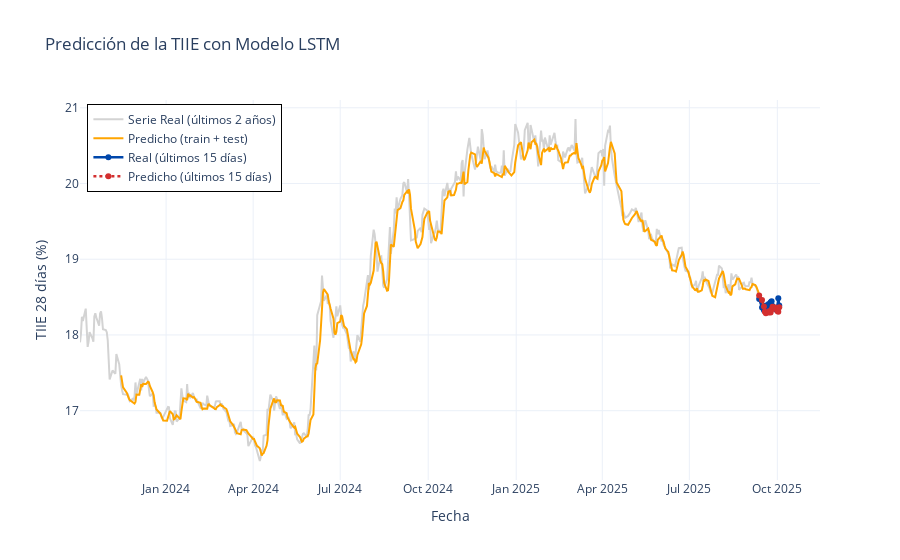

The notebook cell this image was saved under:
### Code cell
import plotly.graph_objects as go
# (Esto es lo que ya tenías, solo renombramos 'resultados' a 'df_pred')

y_pred_scaled = model.predict(X_test)
y_pred = scaler.inverse_transform(y_pred_scaled)
y_test_real = scaler.inverse_transform(y_test.reshape(-1, 1))

# DataFrame con los resultados del test
df_pred = pd.DataFrame({
    'Real': y_test_real.flatten(), 
    'Predicho': y_pred.flatten()
}, index=fechas_test)

# (Esta parte es para la línea naranja de fondo en tu gráfica)

# ¡Importante! Debemos hacer reshape a 'X' también para que sea compatible con LSTM
X_reshaped = X.reshape((X.shape[0], X.shape[1], 1))
y_pred_all = model.predict(X_reshaped)

# Invertir la escala de las predicciones y los valores reales
y_pred_all_rescaled = scaler.inverse_transform(y_pred_all)
y_all_rescaled = scaler.inverse_transform(y.reshape(-1, 1))

# Las fechas deben corresponder al DataFrame de 2 años (df_2y)
fechas_all = df_2y.index[window_size:]

# Crear el DataFrame con todas las predicciones
df_pred_all = pd.DataFrame({
    "Real": y_all_rescaled.flatten(),
    "Predicho": y_pred_all_rescaled.flatten()
}, index=fechas_all)


# No es necesario filtrar de nuevo, ya que los DataFrames se basan en df_2y
fig = go.Figure()

# Serie de 2 años real (la base gris)
fig.add_trace(go.Scatter(x=df_2y.index, y=df_2y["dato"],
                         mode="lines",
                         name="Serie Real (últimos 2 años)",
                         line=dict(color="lightgray")))

# Predicciones de todo el modelo (la línea naranja)
fig.add_trace(go.Scatter(x=df_pred_all.index, y=df_pred_all["Predicho"],
                         mode="lines",
                         name="Predicho (train + test)",
                         line=dict(color="orange")))

# Últimos 15 días - reales (línea azul con puntos)
fig.add_trace(go.Scatter(x=df_pred.index, y=df_pred["Real"],
                         mode="lines+markers",
                         name="Real (últimos 15 días)",
                         line=dict(color="#0047AB", width=2.5), # Azul cobalto
                         marker=dict(size=6)))

# Últimos 15 días - predichos (línea roja punteada)
fig.add_trace(go.Scatter(x=df_pred.index, y=df_pred["Predicho"],
                         mode="lines+markers",
                         name="Predicho (últimos 15 días)",
                         line=dict(color="#D32F2F", dash="dot", width=2.5), # Rojo fuerte
                         marker=dict(size=6)))

fig.update_layout(
    title="Predicción de la TIIE con Modelo LSTM",
    xaxis_title="Fecha",
    yaxis_title="TIIE 28 días (%)",
    legend=dict(x=0.01, y=0.99, bordercolor="black", borderwidth=1),
    template="plotly_white" # Un template limpio
)

fig.show()

### Figure 1 — Plotly figure (JSON) as saved in the notebook; plotly's stock layout.template omitted (floating-point values rounded to 4 significant figures; data arrays with more than 128 entries replaced by an {"elided": "..."} marker saying what was removed)
{"data": [{"line": {"color": "lightgray"}, "mode": "lines", "name": "Serie Real (últimos 2 años)", "type": "scatter", "x": {"elided": "502 str values"}, "y": {"elided": "502 float values"}}, {"line": {"color": "orange"}, "mode": "lines", "name": "Predicho (train + test)", "type": "scatter", "x": {"elided": "472 str values"}, "y": {"elided": "472 float values"}}, {"line": {"color": "#0047AB", "width": 2.5}, "marker": {"size": 6}, "mode": "lines+markers", "name": "Real (últimos 15 días)", "type": "scatter", "x": ["2025-09-12T00:00:00.000000000", "2025-09-15T00:00:00.000000000", "2025-09-17T00:00:00.000000000", "2025-09-18T00:00:00.000000000", "2025-09-19T00:00:00.000000000", "2025-09-22T00:00:00.000000000", "2025-09-23T00:00:00.000000000", "2025-09-24T00:00:00.000000000", "2025-09-25T00:00:00.000000000", "2025-09-26T00:00:00.000000000", "2025-09-29T00:00:00.000000000", "2025-09-30T00:00:00.000000000", "2025-10-01T00:00:00.000000000", "2025-10-02T00:00:00.000000000", "2025-10-03T00:00:00.000000000"], "y": [18.48, 18.36, 18.33, 18.36, 18.39, 18.41, 18.32, 18.43, 18.45, 18.38, 18.35, 18.33, 18.35, 18.48, 18.39]}, {"line": {"color": "#D32F2F", "dash": "dot", "width": 2.5}, "marker": {"size": 6}, "mode": "lines+markers", "name": "Predicho (últimos 15 días)", "type": "scatter", "x": ["2025-09-12T00:00:00.000000000", "2025-09-15T00:00:00.000000000", "2025-09-17T00:00:00.000000000", "2025-09-18T00:00:00.000000000", "2025-09-19T00:00:00.000000000", "2025-09-22T00:00:00.000000000", "2025-09-23T00:00:00.000000000", "2025-09-24T00:00:00.000000000", "2025-09-25T00:00:00.000000000", "2025-09-26T00:00:00.000000000", "2025-09-29T00:00:00.000000000", "2025-09-30T00:00:00.000000000", "2025-10-01T00:00:00.000000000", "2025-10-02T00:00:00.000000000", "2025-10-03T00:00:00.000000000"], "y": [18.52, 18.46, 18.37, 18.31, 18.29, 18.3, 18.32, 18.3, 18.34, 18.37, 18.36, 18.34, 18.32, 18.31, 18.37]}], "layout": {"legend": {"bordercolor": "black", "borderwidth": 1, "x": 0.01, "y": 0.99}, "title": {"text": "Predicción de la TIIE con Modelo LSTM"}, "xaxis": {"title": {"text": "Fecha"}}, "yaxis": {"title": {"text": "TIIE 28 días (%)"}}}}
